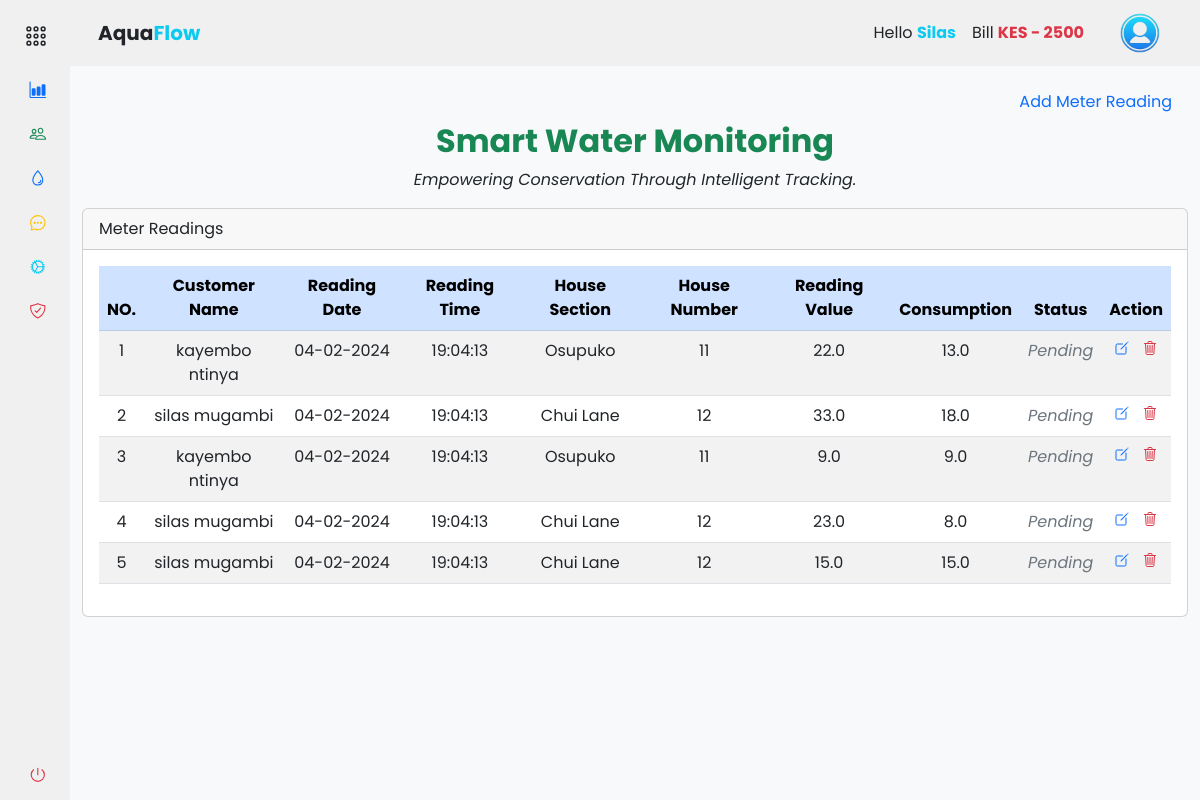
Page /accounts/records/meter_readings (signed in) on the earlier database version.
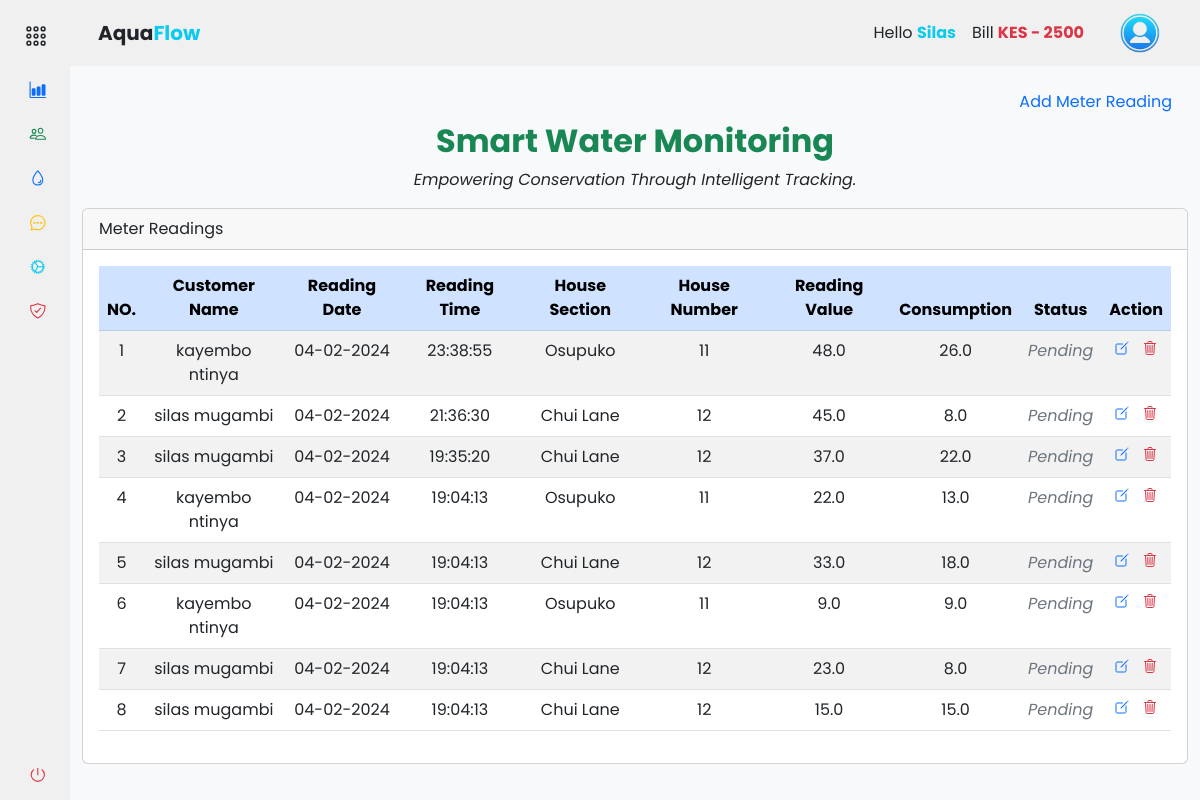
Same page on the later database version.
### app/backend/models/user.py (models this page shows, shortened)
class User(db.Model, UserMixin):
    id = db.Column(db.Integer, primary_key=True)
    mobile_number = db.Column(db.String(20), unique=True, nullable=False)
    password_hash = db.Column(db.String(128), nullable=False)
    first_name = db.Column(db.String(50))
    last_name = db.Column(db.String(50))
    email = db.Column(db.String(120))
    house_section = db.Column(db.String(50))
    house_number = db.Column(db.String(20))
    profile_image = db.Column(db.String(255))
    is_active = db.Column(db.Boolean, default=True)
    is_admin = db.Column(db.Boolean, default=False)
    meter_readings = db.relationship('MeterReading', backref='user', lazy=True)
    payments = db.relationship('Payment', backref='user', lazy=True)

class MeterReading(db.Model):
    id = db.Column(db.Integer, primary_key=True)
    timestamp = db.Column(db.DateTime, default=datetime.now(timezone.utc) + timedelta(hours=3), nullable=False)
    house_section = db.Column(db.String(50))
    house_number = db.Column(db.String(20))
    reading_value = db.Column(db.Float)
    reading_status = db.Column(db.Boolean, default=False)
    user_id = db.Column(db.Integer, db.ForeignKey('user.id'), nullable=False)
    customer_name = db.Column(db.String(50))
    consumed = db.Column(db.Float)
    unit_price = db.Column(db.Float)
    total_price = db.Column(db.Float)

### app/backend/accounts/records/routes.py (the view, shortened to what this page needs)
@records_bp.route('/meter_readings', methods=['GET', 'POST'])
@login_required
def meter_readings():
    add_meter_reading_form = AddMeterReadingForm()
    edit_meter_reading_form = EditMeterReadingForm()
    house_sections = db.session.query(User.house_section.distinct()).all()
    meter_readings = get_meter_readings(current_user)
    return render_template('accounts/meter_readings.html', house_sections=house_sections, meter_readings=meter_readings, hide_footer=True, form=add_meter_reading_form, edit_form=edit_meter_reading_form)

### app/backend/accounts/accounts_context.py (called while the page is built)
def accounts_context():
    people = 'silas'
    bill = int('2500')
    return {'people': people, 'bill': bill}

def inject_now():
    return {'now': datetime.utcnow() + timedelta(hours=3)}

### app/backend/accounts/records/service.py (called while the page is built)
def get_meter_readings(current_user):
    return MeterReading.query.filter_by(user_id=current_user.id).all()

### app/assets/templates/accounts/meter_readings.html (shortened to what this page needs)
{% extends 'base.html' %} {% block content %}
<div class="container-fluid mt-3">
  <ul class="nav nav-pills justify-content-end border-0">
    <li type="button" class="nav-item">
      <a
        class="nav-link"
        data-bs-toggle="modal"
        data-bs-target="#addMeterReadingModal"
        >Add Meter Reading</a
      >
    </li>
  </ul>
  <div class="text-center">
    <h2 class="fw-bold text-success">Smart Water Monitoring</h2>
    <p class="mt-2 fst-italic">
      Empowering Conservation Through Intelligent Tracking.
    </p>
  </div>
  <div class="col-md-12">
    <div class="card mt-3">
      <div class="card-header">Meter Readings</div>
      <div class="card-body">
        <div class="table-responsive">
          <table class="table table-striped data-table text-center">
            <thead class="table-primary">
              <tr>
                <th scope="col">NO.</th>
                <th scope="col">Customer Name</th>
                <th scope="col">Reading Date</th>
                <th scope="col">Reading Time</th>
                <th scope="col">House Section</th>
                <th scope="col">House Number</th>
                <th scope="col">Reading Value</th>
                <th scope="col">Consumption</th>
                <th scope="col">Status</th>
                <th scope="col">Action</th>
              </tr>
            </thead>
            <tbody>
              {% if meter_readings %} {% for reading in meter_readings | reverse
              %}
              <tr>
                <td>{{ loop.index }}</td>
                <td>{{ reading.customer_name }}</td>
                <td>{{ reading.timestamp.strftime('%d-%m-%Y') }}</td>
                <td>
                  {{ reading.timestamp.strftime('%H:%M:%S') if reading.timestamp
                  else '' }}
                </td>
                <td>{{ reading.house_section.title() }}</td>
                <td>{{ reading.house_number }}</td>
                <td>{{ reading.reading_value }}</td>
                <td>{{ reading.consumed }}</td>
                <td
                  class="fst-italic {% if reading.reading_status %}text-success{% else %}text-secondary{% endif %}"
                >
                  {{ 'Cleared' if reading.reading_status else 'Pending' }}
                </td>
                <td>
                  <a
                    action="{{ url_for('accounts.records.edit_meter_reading', meter_reading_id=reading.id) }}"
                    class="me-2"
                    data-bs-toggle="modal"
                    data-bs-target="#editConfirmationModal{{ reading.id }}"
                  >
                    <ion-icon
                      name="create-outline"
                      class="text-primary"
                    ></ion-icon>
                  </a>
                  <a
                    action="#deleteConfirmationModal_{{ reading.id }}"
                    class=""
                    data-bs-toggle="modal"
                    data-bs-target="#deleteConfirmationModal_{{ reading.id }}"
                  >
                    <ion-icon
                      name="trash-outline"
                      class="text-danger"
                    ></ion-icon>
                  </a>
                </td>
              </tr>
              {% endfor %}{% else %}
              <tr>
                <td colspan="12">No billing data available</td>
              </tr>
              {% endif %}
            </tbody>
          </table>
        </div>
      </div>
    </div>
  </div>
</div>
{% endblock %}

### app/assets/templates/base.html (shortened to what this page needs)
<!DOCTYPE html>
<html lang="en">
  <head>
    <link
      rel="stylesheet"
      href="{{ url_for('static', filename='css/vendor/bootstrap.min.css') }}"
    />
    <link
      rel="stylesheet"
      href="{{ url_for('static', filename='css/styles.css') }}"
    />
  </head>
  <body>
    <div class="wrapper">
      {% include '/components/sidebar.html' %}
      <section class="main">
        {% include '/components/navbar.html' %}
        <main>
          {% block content %}{% endblock %}
        </main>
      </section>
    </div>
  </body>
</html>

### app/assets/templates/components/sidebar.html (shortened to what this page needs)
{% if not hide_sidebar %}
<aside id="sidebar">
  <div class="d-flex mt-2">
    <button class="toggle-btn" type="button">
      <ion-icon name="apps-outline" class="text-dark"></ion-icon>
    </button>
  </div>
  <ul class="sidebar-nav">
    <li class="sidebar-item">
      <a
        href="{{ url_for('accounts.dashboard.dashboard') }}"
        class="sidebar-link"
      >
        <ion-icon name="bar-chart" class="text-primary me-2"></ion-icon>
      </a>
    </li>
    <li class="sidebar-item">
      <a
        href="#people"
        class="sidebar-link collapsed has-dropdown"
        data-bs-toggle="collapse"
        data-bs-target="#people"
        aria-expanded="false"
        aria-controls="people"
      >
        <ion-icon name="people-outline" class="text-success"></ion-icon>
      </a>
    </li>
    <li class="sidebar-item">
      <a
        href="#records_water_supply"
        class="sidebar-link collapsed has-dropdown"
        data-bs-toggle="collapse"
        data-bs-target="#records_water"
        aria-expanded="false"
        aria-controls="records_water"
      >
        <ion-icon name="water-outline" class="text-primary"></ion-icon>
      </a>
    </li>
    <li class="sidebar-item">
      <a
        href="{{ url_for('accounts.messages.messages') }}"
        class="sidebar-link"
      >
        <ion-icon
          name="chatbubble-ellipses-outline"
          class="text-warning"
        ></ion-icon>
      </a>
    </li>
    <li class="sidebar-item">
      <a
        href="{{ url_for('accounts.settings.settings') }}"
        class="sidebar-link"
      >
        <ion-icon name="cog-outline" class="text-info"></ion-icon>
      </a>
    </li>
    <li class="sidebar-item">
      <a
        href="{{ url_for('accounts.security.security_options') }}"
        class="sidebar-link"
      >
        <ion-icon
          name="shield-checkmark-outline"
          class="text-danger"
        ></ion-icon>
      </a>
    </li>
  </ul>
  <div class="sidebar-footer">
    <a
      class="sidebar-link"
      href="{{ url_for('auth.logout') }}"
      onclick="localStorage.clear();"
    >
      <ion-icon name="power-outline" class="text-danger"></ion-icon>
    </a>
  </div>
</aside>
{% endif %}

### app/assets/templates/components/navbar.html (shortened to what this page needs)
{% if not hide_navbar %}
<header
  id="navbar"
  class="navbar navbar-expand-lg sticky-sm-top {% if not current_user.is_authenticated %}bg-dark{% endif %}"
>
  <div class="container-fluid">
    <a
      class="navbar-brand text-center d-flex align-items-center fw-bold ms-3 {% if not current_user.is_authenticated %}text-light{% else %}text-dark{% endif %}"
      href="#"
    >
      Aqua<span class="text-info">Flow</span>
    </a>
    <div class="collapse navbar-collapse" id="navbarToggler">
      <div class="d-flex align-items-center ms-auto">
         {% if current_user.is_authenticated %}
        <ul class="navbar-nav me-3">
          <li class="nav-item">
            <a class="nav-link text-dark">
              Hello
              <span class="text-info fw-bold"
                >{{ current_user.first_name.title() }}</span
              >
            </a>
          </li>
          <li class="nav-item">
            <a class="nav-link text-dark">
              Bill
              <span
                class="fw-bold {% if bill > 0 %}text-danger{% else %}text-success{% endif %}"
                >KES {% if bill > 0 %}-{% endif %} {{ bill }}</span
              >
            </a>
          </li>
        </ul>
        <div class="btn-group">
          <button
            type="button"
            class="btn navbar-brand rounded-circle border-0"
            data-bs-toggle="dropdown"
            aria-expanded="false"
          >
            <img
              src="{{ url_for('static', filename='images/user.png') }}"
              alt="logo image"
              height="40px"
              width="40px"
            />
          </button>
        </div>
        {% endif %}
      </div>
    </div>
  </div>
</header>
{% endif %}

### app/assets/static/css/styles.css (style rules this page uses)
a { text-decoration: none; cursor: pointer; }
li { list-style: none; }
button { border: none !important; outline: none; }
body { font-family: "Poppins", sans-serif; }
.wrapper { display: flex; overflow: hidden; height: 100vh; }
#sidebar { width: 70px; min-width: 70px; z-index: 1000; transition: all 0.25s ease-in-out; display: flex; flex-direction: column; }
.toggle-btn { background-color: transparent; cursor: pointer; border: 0; padding: 1rem 1.5rem; }
.toggle-btn ion-icon { color: #000; font-size: 1.5rem; }
.sidebar-nav { padding: 0rem; flex: 1 1 auto; }
a.sidebar-link { padding: 0.625rem 1.625rem; color: #000; display: block; font-size: 0.9rem; border-radius: 5px; white-space: nowrap; border-left: 3px solid transparent; transition: background-color 0.3s ease, margin-inline-start 0.3s ease, border-left 0.3s ease; }
.sidebar-link ion-icon { font-size: 1.1rem; margin-right: 0.75rem; }
.sidebar-item { position: relative; }
.main { min-height: 100vh; width: 100%; overflow-y: scroll; transition: all 0.35s ease-in-out; background-color: rgb(248, 249, 250); }
.navbar, #sidebar { background-color: #f0f0f0; z-index: 1000; }

Differences in the rows shown:
added MeterReading: customer_name "kayembo ntinya", timestamp "04-02-2024", timestamp "23:38:55", house_section "Osupuko", house_number "11", reading_value "48.0", consumed "26.0", reading_status "Pending"
added MeterReading: customer_name "silas mugambi", timestamp "04-02-2024", timestamp "21:36:30", house_section "Chui Lane", house_number "12", reading_value "45.0", consumed "8.0", reading_status "Pending"
added MeterReading: customer_name "silas mugambi", timestamp "04-02-2024", timestamp "19:35:20", house_section "Chui Lane", house_number "12", reading_value "37.0", consumed "22.0", reading_status "Pending"
